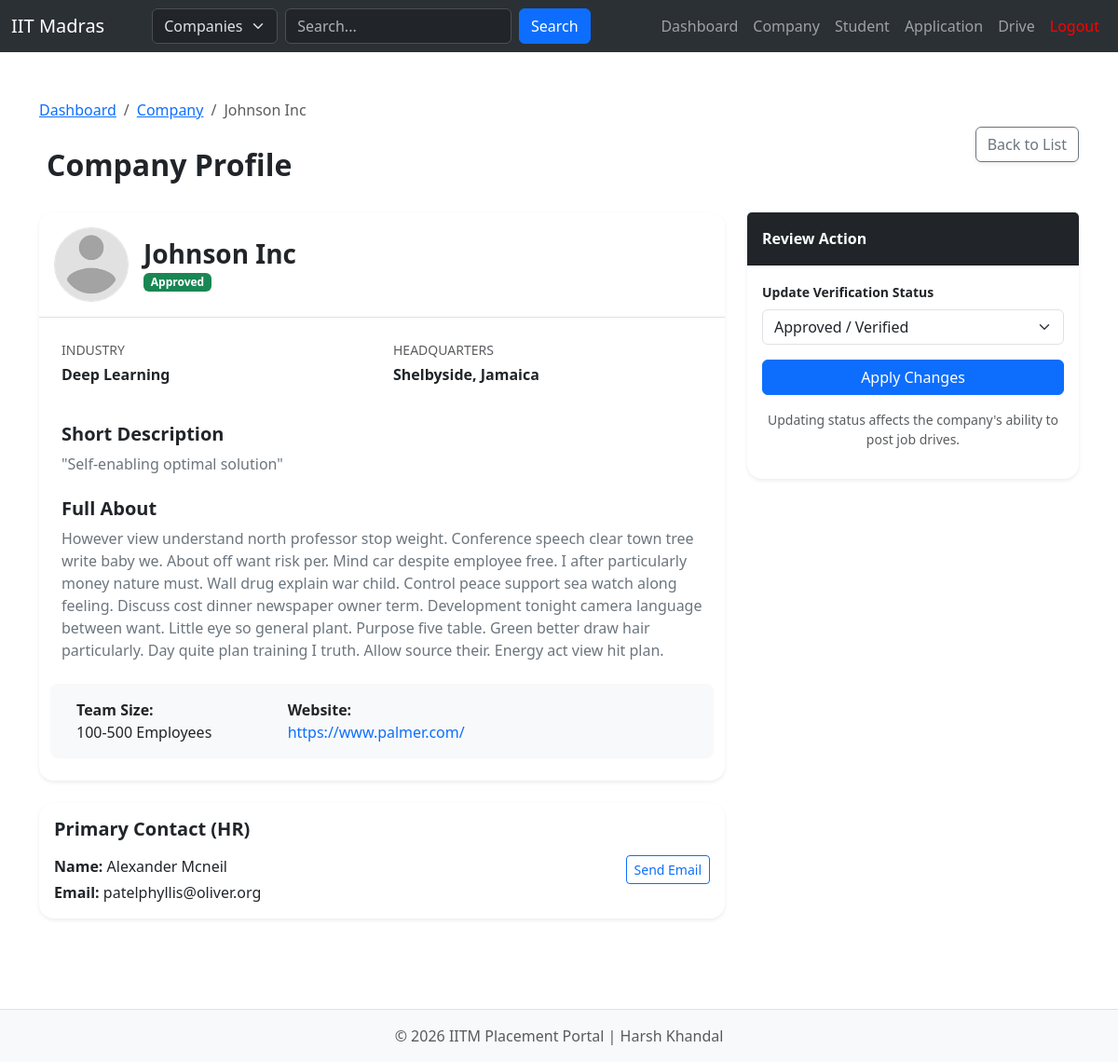
The app's page /admin/view/company/51 (signed in) with its own data.
### main/models/company.py (models this page shows)
class Company(db.Model):
    __tablename__='company'
    id = db.Column(db.Integer, primary_key=True)
    user_id = db.Column(db.Integer, db.ForeignKey('users.id'), nullable=False)
    name = db.Column(db.String(25))
    logo = db.Column(db.String(255), default='default_logo.png')
    industry = db.Column(db.String(50))
    short_desc = db.Column(db.String(255))
    description = db.Column(db.Text)
    location = db.Column(db.String(100))
    hr_contact = db.Column(db.String(30))
    email = db.Column(db.String(100))
    employees_count = db.Column(db.String(20))
    website = db.Column(db.String(75))
    status = db.Column(db.String(20), default='pending') # Previously it was is_approved(Boolean), now converted to status, Possible Values: pending, approved, rejected, blacklisted
    user = db.relationship("Users", backref=db.backref("company_data", uselist=False))

### main/routes/admin.py (the view)
@admin.route('/view/<string:category>/<int:id>', methods=['GET', 'POST'])
@login_required
@admin_required
def view(category, id):
    item = None
    if category == 'company':
        item = Company.query.get(id)
    elif category == 'student':
        item = Student.query.get(id)
    elif category == 'drive':
        item = Drive.query.get(id)
    elif category == 'application':
        item = Application.query.get(id)
    if request.method=='POST':
        new_status = request.form.get('status')
        if new_status:
            item.status=new_status
            db.session.commit()
            return redirect(url_for('admin.view', category=category, id=id))
    return render_template(f'admin/view/view_{category}.html', item=item)

### main/__init__.py (called while the page is built)
def create_app():
    app=Flask(__name__)
    app.config['SQLALCHEMY_DATABASE_URI'] = 'sqlite:///placement.db'
    db.init_app(app)
    app.config['SECRET_KEY'] = 'Harsh_K_12345'
    login_manager = LoginManager()
    login_manager.login_view = 'auth.login'
    login_manager.init_app(app)
    app.register_blueprint(auth, url_prefix='/')
    app.register_blueprint(student, url_prefix='/')
    app.register_blueprint(admin, url_prefix='/admin')
    app.register_blueprint(company, url_prefix='/company')
    @login_manager.user_loader
    def load_user(user_id):
        return Users.query.get(int(user_id))
    return app

### main/templates/admin/view/view_company.html (shortened to what this page needs)
{% extends "base.html" %}
{% block content %}
<div class="container mt-4 mb-5">
    <div class="d-flex justify-content-between align-items-center mb-4">
        <div>
            <nav aria-label="breadcrumb">
                <ol class="breadcrumb mb-1">
                    <li class="breadcrumb-item"><a href="{{ url_for('admin.admin_dash') }}">Dashboard</a></li>
                    <li class="breadcrumb-item"><a href="{{ url_for('admin.company') }}">Company</a></li>
                    <li class="breadcrumb-item active">{{ item.name }}</li>
                </ol>
            </nav>
            <br>
            <h2 class="fw-bold text-dark">Company Profile</h2>
        </div>
        <a href="{{ url_for('admin.company') }}" class="btn btn-outline-secondary shadow-sm">
             Back to List
        </a>
    </div>
    <div class="row">
        <div class="col-md-8">
            <div class="card shadow-sm border-0 rounded-4 overflow-hidden mb-4">
                <div class="card-header bg-white py-3 border-bottom">
                    <div class="d-flex align-items-center">
                        <img src="{{ item.logo }}"
                             alt="Logo" class="rounded-circle border me-3" style="width: 80px; height: 80px; object-fit: cover;">
                        <div>
                            <h3 class="mb-0 fw-bold">{{ item.name }}</h3>
                            <span class="badge {% if item.status == 'approved' %}bg-success{% elif item.status == 'pending' %}bg-warning text-dark{% else %}bg-danger{% endif %}">
                                {{ item.status | capitalize }}
                            </span>
                        </div>
                    </div>
                </div>
                <div class="card-body p-4">
                    <div class="row mb-4">
                        <div class="col-sm-6">
                            <p class="text-muted small mb-1">INDUSTRY</p>
                            <p class="fw-bold">{{ item.industry or 'N/A' }}</p>
                        </div>
                        <div class="col-sm-6">
                            <p class="text-muted small mb-1">HEADQUARTERS</p>
                            <p class="fw-bold">{{ item.location or 'Not Specified' }}</p>
                        </div>
                    </div>
                    <div class="mb-4">
                        <h5 class="fw-bold">Short Description</h5>
                        <p class="text-secondary italic">"{{ item.short_desc or 'No short description provided.' }}"</p>
                    </div>
                    <div class="mb-4">
                        <h5 class="fw-bold">Full About</h5>
                        <p class="text-secondary">{{ item.description or 'No detailed description available.' }}</p>
                    </div>
                    <div class="row p-3 bg-light rounded-3">
                        <div class="col-md-4">
                            <strong>Team Size:</strong><br>
                            {{ item.employees_count or 'Unknown' }} Employees
                        </div>
                        <div class="col-md-8">
                            <strong>Website:</strong><br>
                            <a href="{{ item.website }}" target="_blank" class="text-decoration-none">
                                {{ item.website }}
                            </a>
                        </div>
                    </div>
                </div>
            </div>
            <div class="card shadow-sm border-0 rounded-4 mb-4">
                <div class="card-body">
                    <h5 class="fw-bold mb-3">Primary Contact (HR)</h5>
                    <div class="d-flex justify-content-between">
                        <div>
                            <p class="mb-1"><strong>Name:</strong> {{ item.hr_contact }}</p>
                            <p class="mb-0"><strong>Email:</strong> {{ item.email }}</p>
                        </div>
                        <div class="text-end">
                            <a href="mailto:{{ item.email }}" class="btn btn-outline-primary btn-sm">
                                 Send Email
                            </a>
                        </div>
                    </div>
                </div>
            </div>
        </div>
        <div class="col-md-4">
            <div class="card shadow-sm border-0 rounded-4 mb-4">
                <div class="card-header bg-dark text-white fw-bold py-3">Review Action</div>
                <div class="card-body">
                    <form method="POST">
                        <label class="form-label small fw-bold">Update Verification Status</label>
                        <select name="status" id="status" class="form-select mb-3">
                            <option value="approved" {% if item.status == 'approved' %}selected{% endif %}>Approved / Verified</option>
                        </select>
                        <button type="submit" class="btn btn-primary w-100 mb-2">Apply Changes</button>
                    </form>
                    <p class="text-muted small text-center mt-2">
                        Updating status affects the company's ability to post job drives.
                    </p>
                </div>
            </div>
        </div>
    </div>
</div>
{% endblock %}

### records on screen
Company: name "Johnson Inc", logo (picture), status "Approved", industry "Deep Learning", location "Shelbyside, Jamaica", short_desc "Self-enabling optimal solution", description "However view understand north professor stop weight. Conference speech clear town tree write baby we. About off want risk per. Mind car despite employee free. I after particularly money nature must. Wall drug explain war child. Control peace support sea watch along feeling. Discuss cost dinner newspaper owner term. Development tonight camera language between want. Little eye so general plant. Purpose five table. Green better draw hair particularly. Day quite plan training I truth. Allow source their. Energy act view hit plan.", employees_count "100-500", website "https://www.palmer.com/", hr_contact "Alexander Mcneil", email "patelphyllis@oliver.org", status "Approved / Verified"
